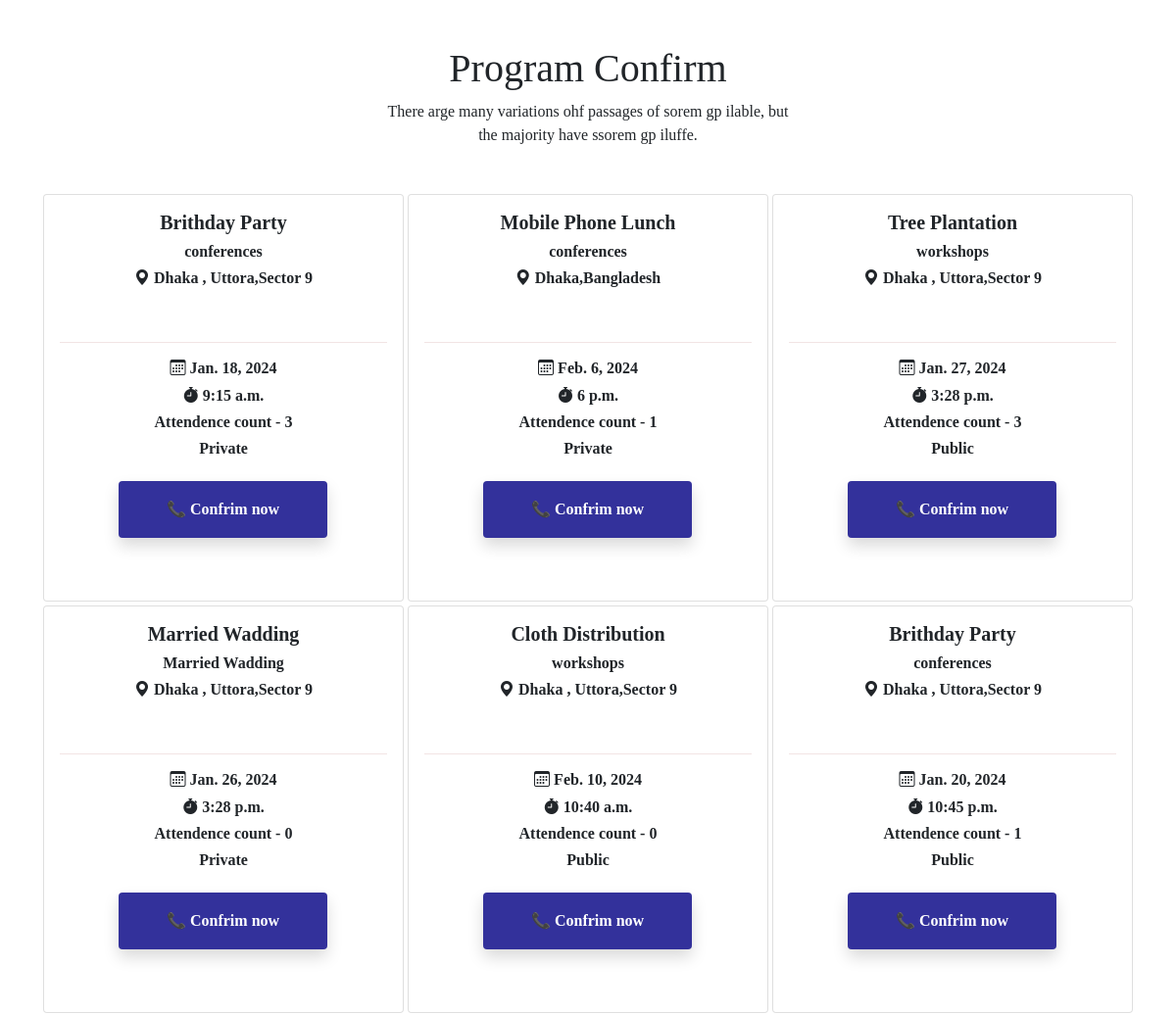
Page /about/ (middle part) on the earlier database version.
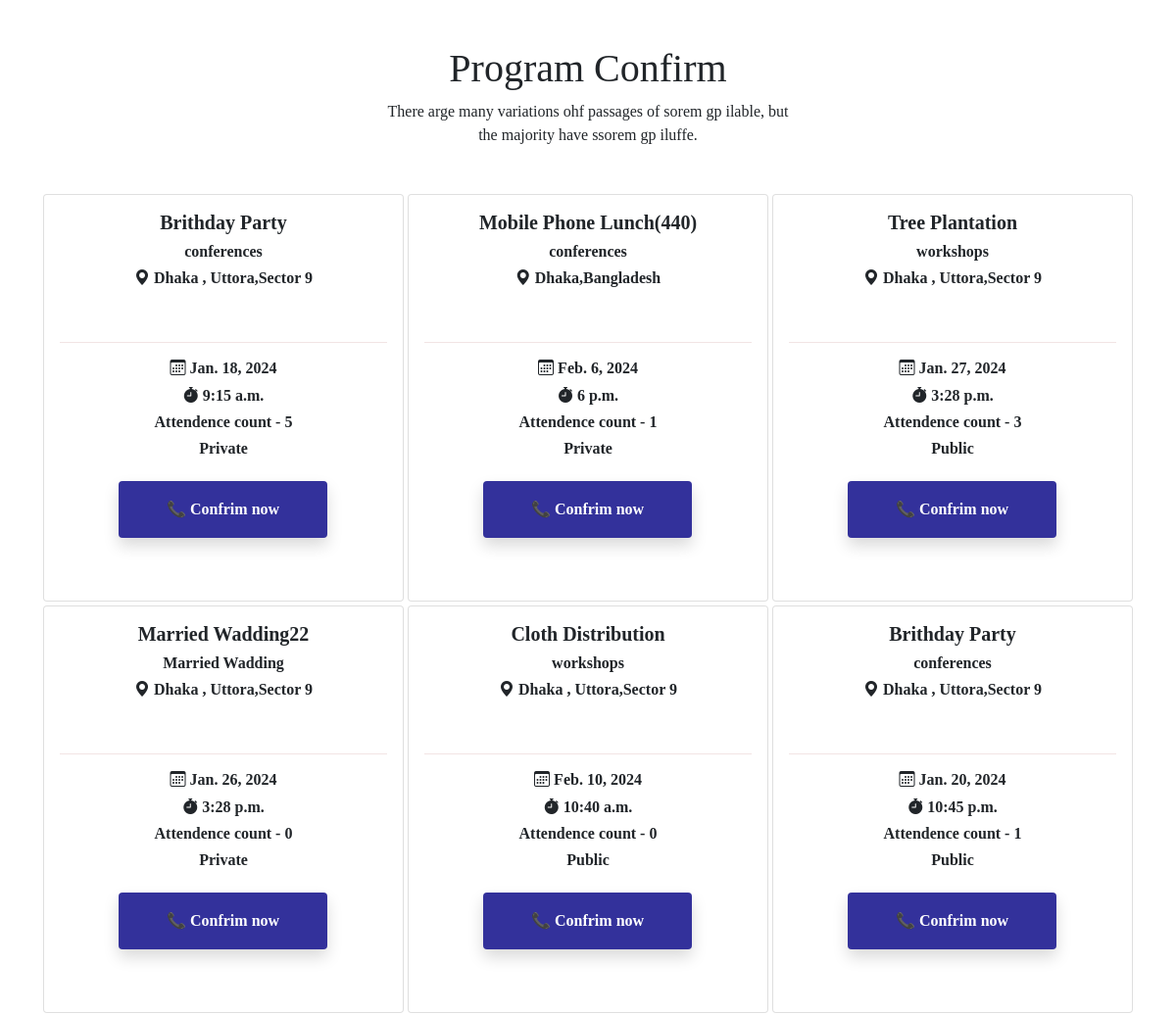
Same page on the later database version.
### Event_creation/models.py (models this page shows, shortened)
class Event_creation_model(models.Model):
    event_category = models.ForeignKey(
        Event_category, blank=True, null=True, on_delete=models.CASCADE, default=None
    )
    user = models.ForeignKey(User, blank=True,on_delete=models.CASCADE,null=True)
    count = models.IntegerField(default=0)
    event_name = models.CharField(max_length=250)
    date = models.DateField()
    time = models.TimeField()
    location = models.CharField(max_length=50)
    description = models.TextField()
    event_type = models.CharField(
        max_length=50, choices=EVENT_TYPE_CHOICES, default="Pablic"
    )

### EventCategory/models.py (models this page shows)
class Event_category(models.Model):
    event_category_tags = models.CharField(max_length=50)
    def __str__(self):
        return self.event_category_tags

### core/views.py (the view)
# urls.py: path('about/', views.About.as_view(),name='about'),
class About(TemplateView):
    template_name = "about.html"
    def get_context_data(self, **kwargs):
        context = super().get_context_data(**kwargs)
        context["Event"] = Event_creation_model.objects.all()
        return context

### core/templates/about.html (shortened to what this page needs)
{% extends 'base.html'%}
{%load static %}
{% block content %}
<div class="container text-center mt-5">
  <h1>Program Confirm</h1>
  <p>There arge many variations ohf passages of sorem gp ilable, but <br> the majority have ssorem gp iluffe.</p>
</div>
<div class=" container mt-5  mb-5 d-flex gap-1 justify-content-center aling-items-center flex-wrap">
  {% for i in Event %}
  <div class="card  hvr-back-pulse card-line " style="width: 23rem ; height: 26rem;">
    <a href="{% url 'details' i.id%}" class="text-decoration-none text-dark">
      <div class="card-body ">
        <h5 class="card-title fw-bold"> {{i.event_name}}</h5>
        <h6 class="card-title  fw-bold">{{i.event_category}}</h6>
        <h6 class="card-title text-gray fw-bold"><i class="bi bi-geo-alt-fill"></i> {{i.location}}</h6>
        <br>
        <hr style="color: rgb(204, 149, 149);">
        <h6 class="card-title fw-bold"><i class="bi bi-calendar3"></i> {{i.date}}</h6>
        <h6 class="card-title fw-bold"> <i class="bi bi-stopwatch-fill"></i> {{i.time}}</h6>
        <h6 class="card-title fw-bold">Attendence count - {{i.count}}
        </h6>
        <h6 class="card-title fw-bold">{{i.event_type}}</h6>
        {% if user.is_authenticated and user.is_staff %}
        <a href="{% url 'confrim' %}"
          class="hvr-sweep-to-bottom  sm-btn px-5 py-3 all-button fw-bold btn shadow  mt-3">Confrim User </a>
        {%elif user.is_authenticated%}
        <a href="{% url 'confirm_data' i.pk %}"
          class="hvr-sweep-to-bottom  sm-btn px-5 py-3 all-button fw-bold btn shadow  mt-3"> 📞 Confrim now</a>
        {% else %}
        <a href="{% url 'login'%}" class="hvr-sweep-to-bottom  sm-btn px-5 py-3 all-button fw-bold btn shadow  mt-3"> 📞
          Confrim now</a>
        {% endif %}
    </a>
  </div>
</div>
{% endfor %}
{% endblock %}

Differences in the rows shown:
changed Event_creation_model "Jan. 18, 2024": count "3" → "5"
changed Event_creation_model "Dhaka,Bangladesh": event_name "Mobile Phone Lunch" → "Mobile Phone Lunch(440)"
changed Event_creation_model "Married Wadding": event_name "Married Wadding" → "Married Wadding22"
